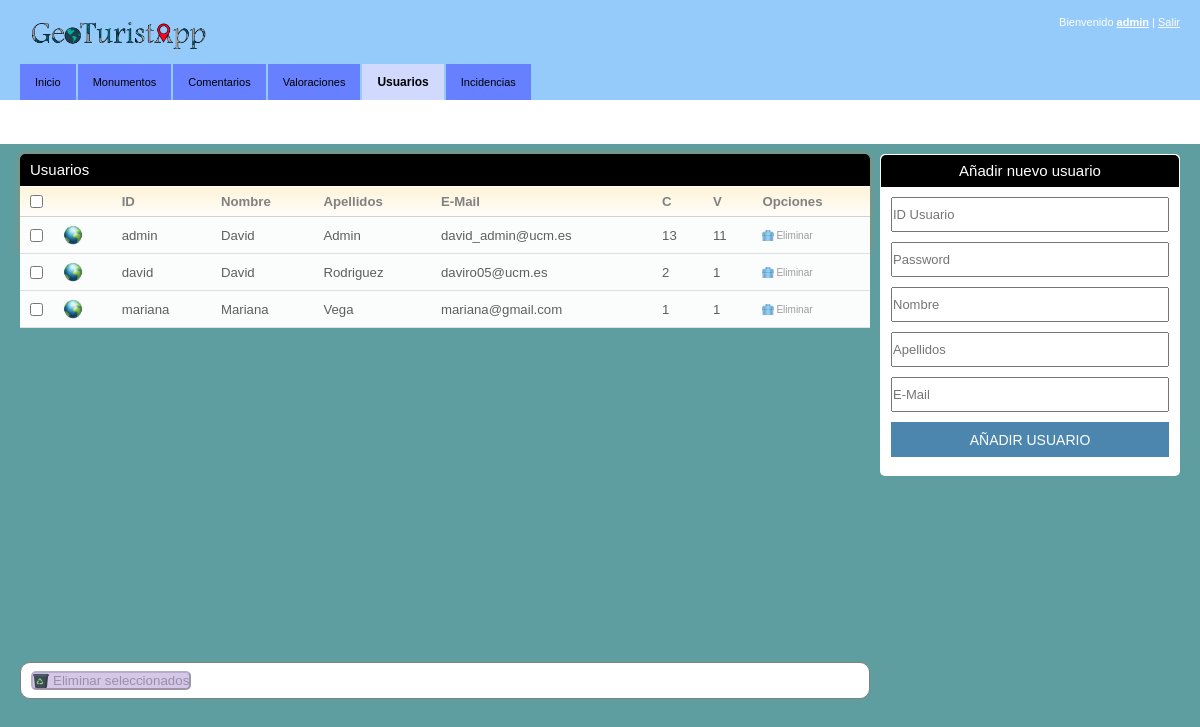
The app's page /inicio.php?id=usuarios (signed in) with its own data.
### tables this page shows
CREATE TABLE `usuarios` (
  `id_usuario` varchar(40) NOT NULL,
  `nombre` varchar(40) NOT NULL,
  `apellidos` varchar(40) NOT NULL,
  `password` varchar(40) NOT NULL,
  `email` varchar(40) NOT NULL,
  `comentarios` int(11) NOT NULL,
  `valoraciones` int(11) NOT NULL,
  `img_perfil` varchar(200) NOT NULL
);

### funciones_BD.php (the view, shortened to what this page needs)
<?php
function obtener_usuarios($conexion){
	$usuarios = mysqli_query($conexion,"SELECT * FROM usuarios");
	if($usuarios){
		while($fila = mysqli_fetch_array($usuarios))
		{
			echo "<tr>
				<td><input type='checkbox' name='usu_sel[]' class='lugares_sel' value='$fila[id_usuario]'/></td>
				<td><img class='img_perfil' src='./multimedia/img_perfiles/$fila[img_perfil]'></td>
				<td>$fila[id_usuario]</td>
				<td>$fila[nombre]</td>
				<td>$fila[apellidos]</td>
				<td>$fila[email]</td>
				<td>$fila[comentarios]</td>
				<td>$fila[valoraciones]</td>
				<td><a href='inicio.php?id=usuarios&eliminar=$fila[id_usuario]' class='ico del' onclick='return confirmar()'>Eliminar</a>
			</tr>";
		}
	}
}
?>

### css/style_inicio.css (style rules this page uses)
* { padding:0; margin:0; outline:0; }
body { background:cadetblue; font-family: Verdana, sans-serif; font-size:11px; line-height:14px; color:#5e5e5e; }
input, textarea, select { font-family: Verdana, sans-serif; font-size:13px; }
a { text-decoration: underline; cursor:pointer; }
.table td { background:#fbfcfc; border-bottom:solid 1px #e0e0e0; padding:8px 10px; }
a.ico { color:#9d9c9a; font-size:10px; text-decoration: none; padding:0 0 0 14px; background-repeat:no-repeat; background-position:0 0; }
a.del { background-image:url(../img/del.gif) }
.img_perfil { width: 20px; }

### records on screen
usuarios: img_perfil (picture), id_usuario "admin", nombre "David", apellidos "Admin", email "david_admin@ucm.es", comentarios "13", valoraciones "11"
usuarios: img_perfil (picture), id_usuario "david", nombre "David", apellidos "Rodriguez", email "daviro05@ucm.es", comentarios "2", valoraciones "1"
usuarios: img_perfil (picture), id_usuario "mariana", nombre "Mariana", apellidos "Vega", email "mariana@gmail.com", comentarios "1", valoraciones "1"

### other values on screen
$_SESSION['usuario'] "admin"
